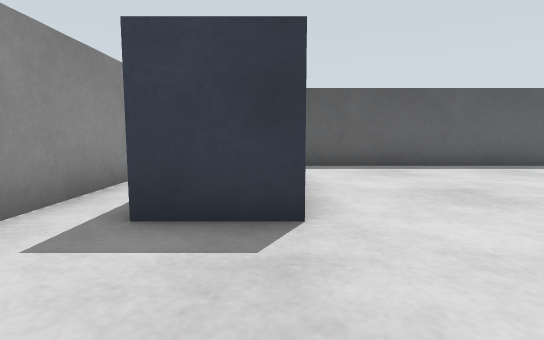
View 1 (above)

16 first-person views from a walk through a Gazebo world. The camera is 0.39 m above the floor, tilts 6° down and sees 80° across. The floor is counted in squares, 0.5 m on a side. Each view is taken from the middle of a square. On the plan, view 1 faces up. The plan holds only what a view shows up to about 11 squares ahead; the rest is blank. The place goes on beyond the plan.

View 2
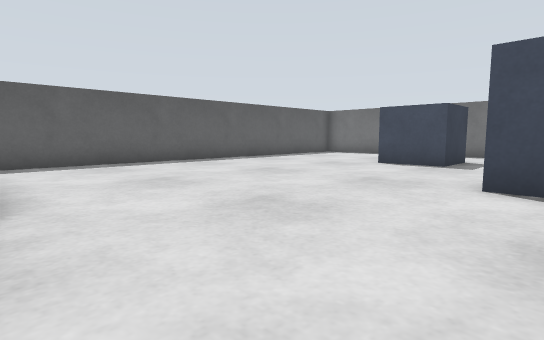

View 3
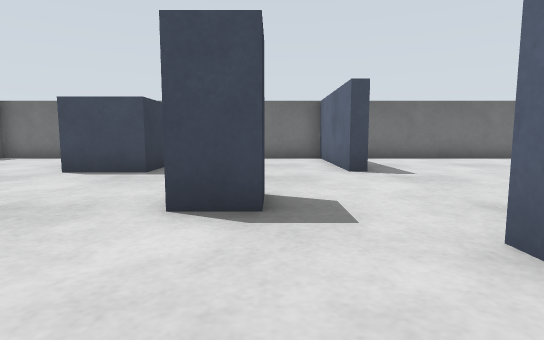

View 4
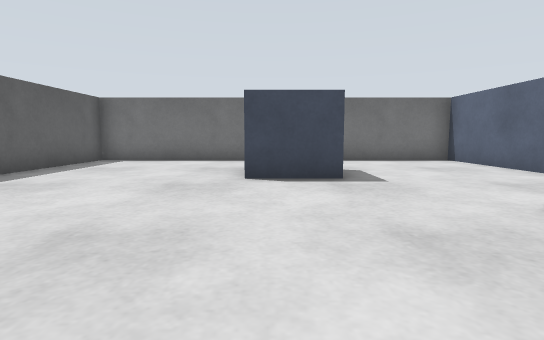

View 5
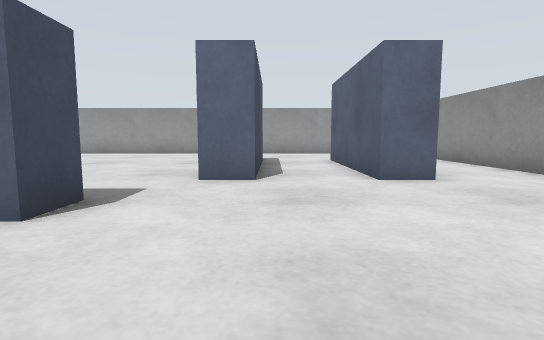

View 6
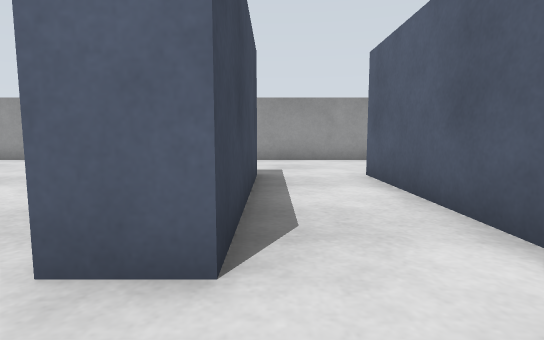

View 7
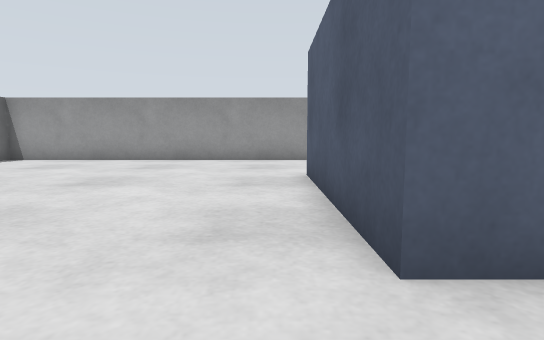

View 8
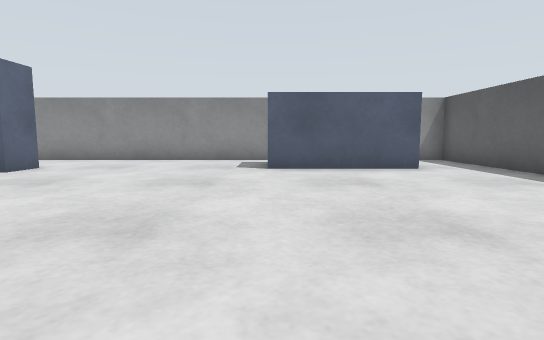

View 9
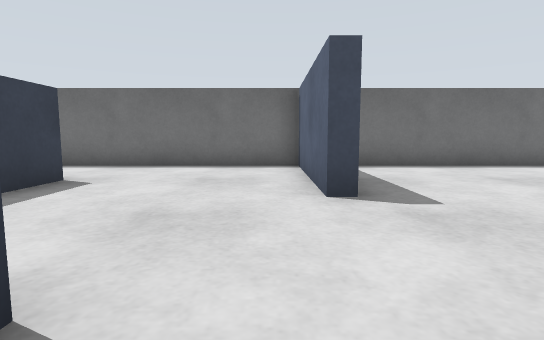

View 10
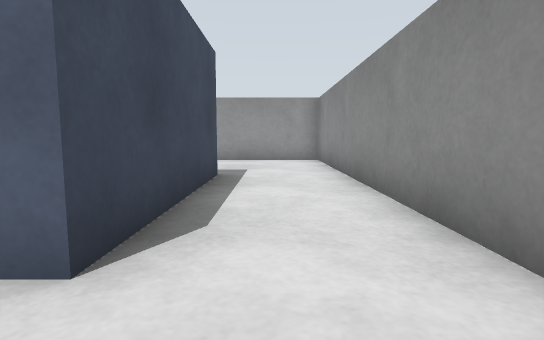

View 11
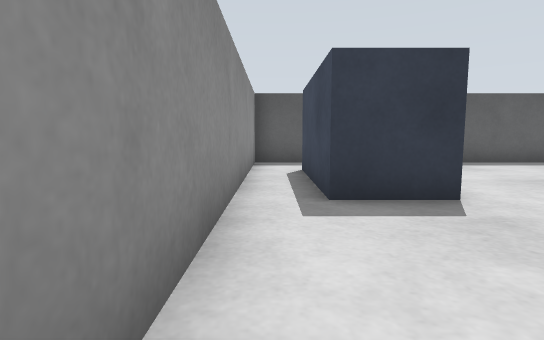

View 12
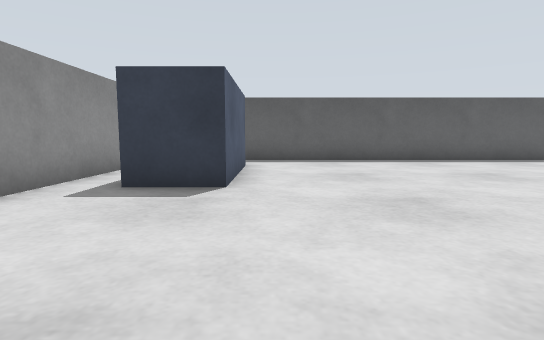

View 13
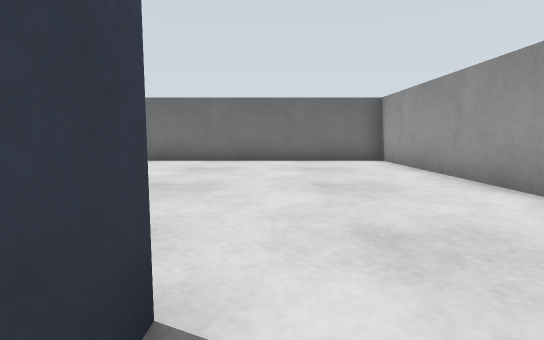

View 14
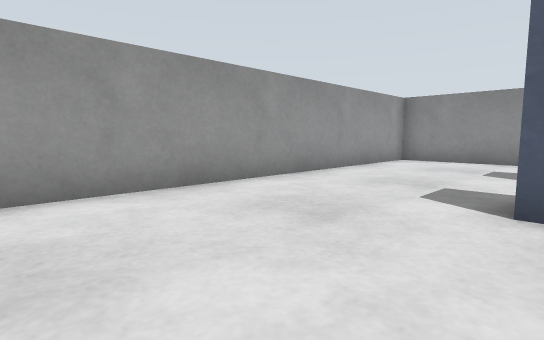

View 15
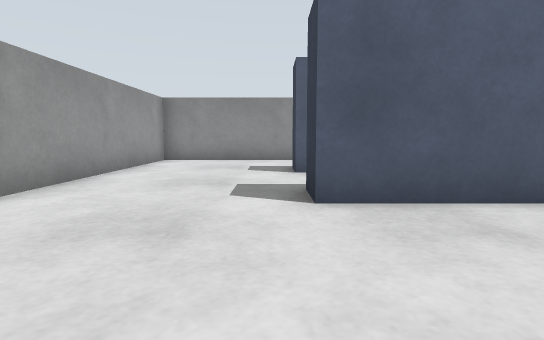

View 16
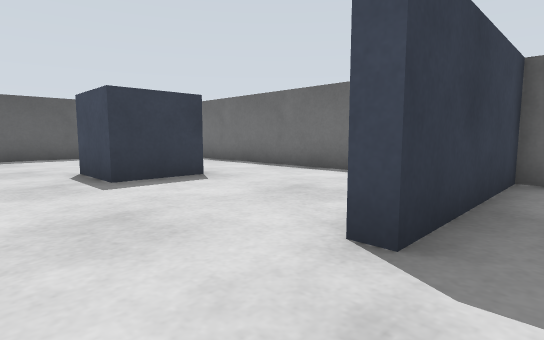

### Floor plan
Points are (right, up) in squares from view 1. A wall is a line through its corners. A room is listed if a view was taken in it or the views show most of it. See-through windows are left out.
Room 1 (views 1, 2, 3, 4, 5, 6, 7, 8, 9, 10, 11, 12, 13, 14, 15, 16)
walls: (4.3, -2.7) (4.3, -7.5) (3.3, -7.5) (3.3, -2.7) (4.3, -2.7); (9.1, -2.7) (13.5, -2.7) (13.5, 8.5) (-2.5, 8.5) (-2.5, -11.5) (13.5, -11.5) (13.5, -3.1) (9.1, -3.1) (9.1, -2.7); (1.1, -2.7) (1.1, -7.5) (0.1, -7.5) (0.1, -2.7) (1.1, -2.7)
objects: bench (-1, 3) to (0, 6); pillar (6, -1) to (6, 0); crate (9, 2) to (10, 3)

Where each view was taken, in squares from view 1:
view 1: 0 up, 0 right, facing up
view 2: 1 down, 0 right, facing up-right
view 3: 1 down, 2 right, facing right
view 4: 3 up, 3 right, facing right
view 5: 3 up, 3 right, facing down
view 6: 1 down, 3 right, facing down
view 7: 1 down, 5 right, facing down
view 8: 3 up, 8 right, facing left
view 9: 2 down, 5 right, facing right
view 10: 1 down, 1 left, facing down
view 11: 1 down, 2 left, facing up
view 12: 2 down, 1 right, facing up
view 13: 8 down, 3 right, facing right
view 14: 7 down, 8 right, facing down-left
view 15: 8 down, 8 right, facing left
view 16: 4 down, 7 right, facing up-right
